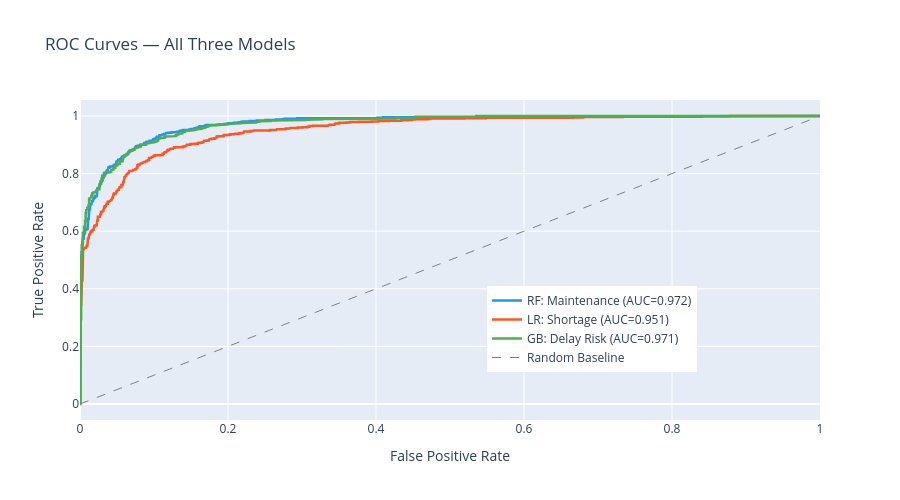

Notebook code for this chart:
### Code cell
def plot_roc_curves_all(
    models_data: list,  # [(y_test, y_proba, name, colour), ...]
) -> None:
    """
    Plot ROC curves for all three models on a single Plotly chart.

    Parameters
    ----------
    models_data : list  List of (y_test, y_proba, name, colour) tuples.
    """
    fig = go.Figure()

    for y_test, y_proba, name, colour in models_data:
        fpr, tpr, _ = roc_curve(y_test, y_proba)
        auc          = roc_auc_score(y_test, y_proba)
        fig.add_trace(go.Scatter(
            x=fpr, y=tpr, name=f'{name} (AUC={auc:.3f})',
            mode='lines', line=dict(color=colour, width=2.5),
        ))

    fig.add_trace(go.Scatter(
        x=[0, 1], y=[0, 1], name='Random Baseline',
        mode='lines', line=dict(color='grey', dash='dash', width=1),
    ))

    fig.update_layout(
        title='ROC Curves — All Three Models',
        xaxis_title='False Positive Rate',
        yaxis_title='True Positive Rate',
        height=500, legend=dict(x=0.55, y=0.15),
    )
    fig.show()


plot_roc_curves_all([
    (maint_split['y_test'], rf_results['y_proba'], 'RF: Maintenance',  '#2196F3'),
    (short_split['y_test'], lr_results['y_proba'], 'LR: Shortage',     '#FF5722'),
    (delay_split['y_test'], gb_results['y_proba'], 'GB: Delay Risk',   '#4CAF50'),
])

### Figure 1 — Plotly figure (JSON) as saved in the notebook; plotly's stock layout.template omitted (floating-point values rounded to 4 significant figures; data arrays with more than 128 entries replaced by an {"elided": "..."} marker saying what was removed)
{"data": [{"line": {"color": "#2196F3", "width": 2.5}, "mode": "lines", "name": "RF: Maintenance (AUC=0.972)", "type": "scatter", "x": {"elided": "329 float values"}, "y": {"elided": "329 float values"}}, {"line": {"color": "#FF5722", "width": 2.5}, "mode": "lines", "name": "LR: Shortage (AUC=0.951)", "type": "scatter", "x": {"elided": "348 float values"}, "y": {"elided": "348 float values"}}, {"line": {"color": "#4CAF50", "width": 2.5}, "mode": "lines", "name": "GB: Delay Risk (AUC=0.971)", "type": "scatter", "x": {"elided": "254 float values"}, "y": {"elided": "254 float values"}}, {"line": {"color": "grey", "dash": "dash", "width": 1}, "mode": "lines", "name": "Random Baseline", "type": "scatter", "x": [0, 1], "y": [0, 1]}], "layout": {"height": 500, "legend": {"x": 0.55, "y": 0.15}, "title": {"text": "ROC Curves — All Three Models"}, "xaxis": {"title": {"text": "False Positive Rate"}}, "yaxis": {"title": {"text": "True Positive Rate"}}}}
